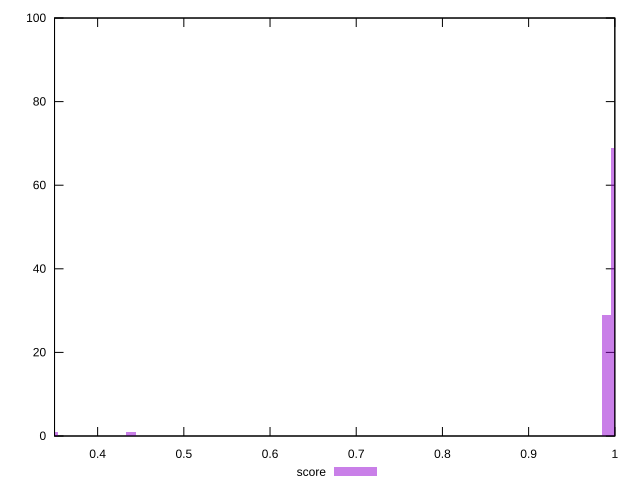

Write gnuplot code to recreate this figure.
reset

$score <<EOF
0.34884394161593507 1
0.4388681846135957 1
1.0015197033489749 69
0.9902666729742673 29
EOF

set key outside below
set boxwidth 0.011253030374707583
set xrange [0.35:1]
set yrange [0:100]
set trange [0:100]
set style fill transparent solid 0.5 noborder
set terminal svg size 640, 490 enhanced background rgb 'white'
set output "report_00017_2021-02-10T15-08-03.406Z/speed-index/samples/pages+cached+noadtech/score/histogram.svg"

plot $score title "score" with boxes

reset
